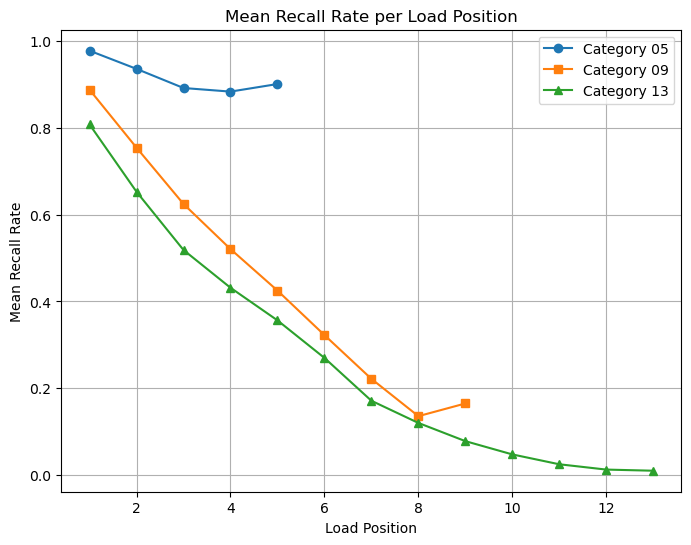

Python code for this plot:
import pandas as pd
import numpy as np
import matplotlib.pyplot as plt
import os

path_to_folder = r"C:\Users\clara\Desktop\special_course\ds003838"

subnums = np.arange(32, 99, 1) # shouldn't it be to 99?
subnums = np.delete(subnums, np.where((subnums == 37) | (subnums == 66))) #shouldnt we remove 94 too?
subject_folders = [f'sub-0{i}' for i in subnums]

# Initialize an empty list to store DataFrames
all_subjects_events = []

for i in subject_folders:
    folder_path = os.path.join(path_to_folder, i, "pupil")
    filename = i + "_task-memory_events.tsv"
    file_path = os.path.join(folder_path, filename)

    # Read each CSV file into a DataFrame
    try:
        df = pd.read_csv(file_path, sep='\t', usecols=['timestamp', 'label'])
        all_subjects_events.append(df)
        
    except FileNotFoundError:
        print(f"File not found: {file_path}")

    except:
        print(file_path)

# for i in all_subjects_events:
#     print(i)

# Load the TSV file
# file_path = r"C:\Users\clara\Desktop\special_course\ds003838\sub-033\pupil\sub-033_task-memory_events.tsv"
# df = pd.read_csv(file_path, sep="\t")  # Read the TSV file

# First number is the number of recalled items, second number is the total number of items
# Initialize a dictionary to store the number of recalled and total items for each category
category_map = {
    "05": np.zeros((5, 2), dtype=int),  # Shape (5,2) for recalled & total
    "09": np.zeros((9, 2), dtype=int),
    "13": np.zeros((13, 2), dtype=int),
}

print(f"Number of subjects: {len(all_subjects_events)}")
for idx, df in enumerate(all_subjects_events):
    if df.shape[0] != 1458:
        print(f"Subject {subject_folders[idx]}: {df.shape}")
# print(df.head())

# for label in df["label"].astype(str):  # Convert entire column to string at once
for i in range(0, len(all_subjects_events)):
    for label in all_subjects_events[i]["label"].astype(str):  # Convert entire column to string at once
        if label.startswith("60"):  # Ensure valid label
            load_position = int(label[2:4]) - 1  # 3rd and 4th digits (zero-indexed)
            category_key = label[4:6]  # 5th and 6th digits (05, 09, 13)
            recall_flag = int(label[-1])  # Last digit (0 or 1)

            if category_key in category_map:
                category_map[category_key][load_position, 1] += 1  # Increment total count
                category_map[category_key][load_position, 0] += recall_flag  # Increment recalled count if recall_flag is 1

# Print results
for key, array in category_map.items():
    print(f"Category {key}:", array.tolist())  # Convert NumPy array to list for readability


# Compute means using NumPy
means = {key: np.divide(array[:, 0], array[:, 1], where=array[:, 1] > 0) for key, array in category_map.items()}

# Create x-axis values
x_values = {key: np.arange(1, len(means[key]) + 1) for key in means}

# Plot the means for each category
plt.figure(figsize=(8, 6))
plt.plot(x_values["05"], means["05"], marker='o', linestyle='-', label='Category 05')
plt.plot(x_values["09"], means["09"], marker='s', linestyle='-', label='Category 09')
plt.plot(x_values["13"], means["13"], marker='^', linestyle='-', label='Category 13')

# Labels and title
plt.xlabel('Load Position')
plt.ylabel('Mean Recall Rate')
plt.title('Mean Recall Rate per Load Position')
plt.legend()
plt.grid(True)

# Show plot
plt.show()
